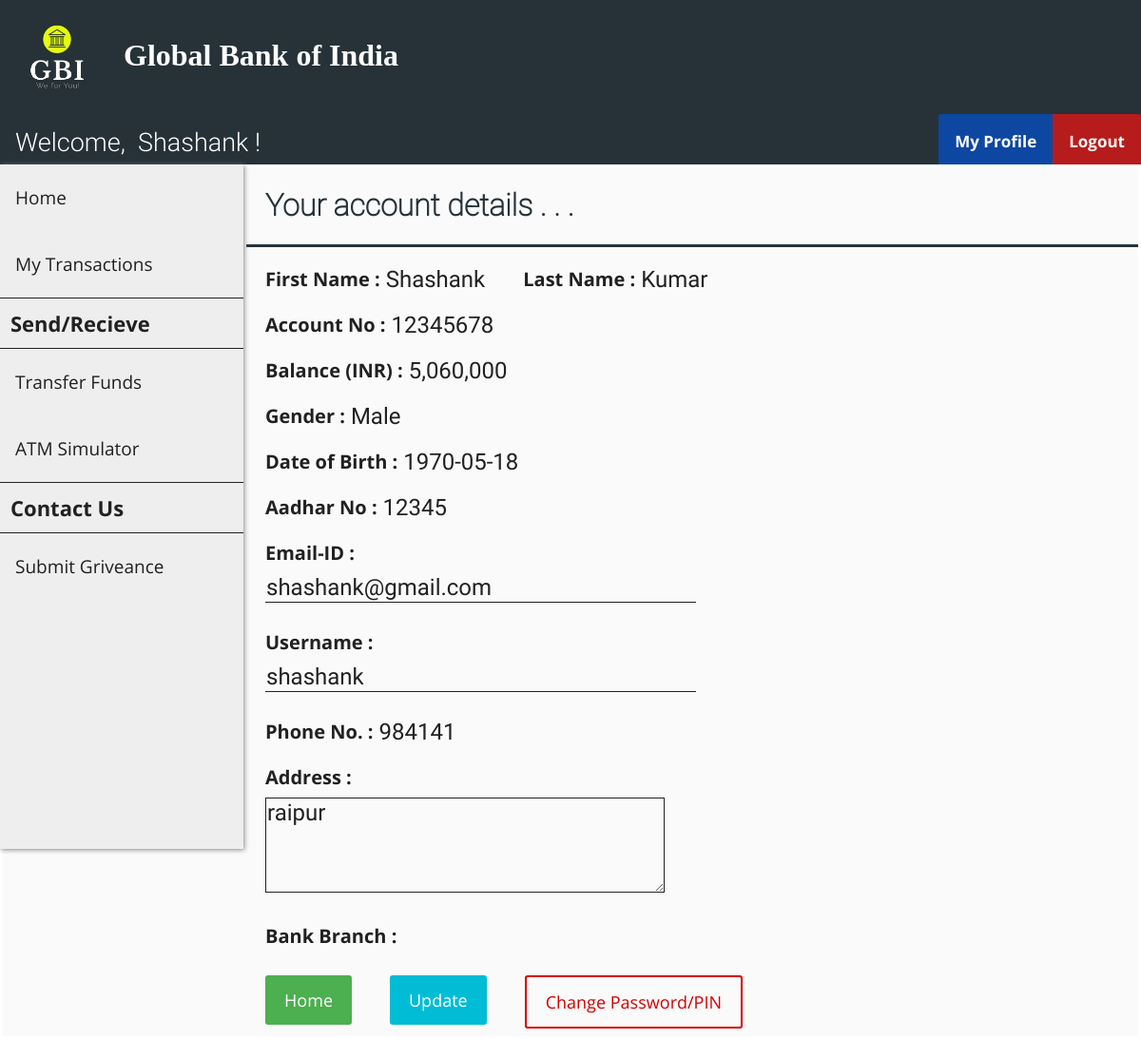
The app's page /net-banking/customer_profile.php (signed in) with its own data.
### tables this page shows
CREATE TABLE `customer` (
  `cust_id` int(11) NOT NULL,
  `first_name` varchar(30) DEFAULT NULL,
  `last_name` varchar(30) DEFAULT NULL,
  `gender` varchar(10) DEFAULT NULL,
  `dob` date DEFAULT NULL,
  `aadhar_no` int(11) DEFAULT NULL,
  `email` varchar(30) DEFAULT NULL,
  `phone_no` varchar(20) DEFAULT NULL,
  `address` varchar(255) DEFAULT NULL,
  `branch` varchar(30) DEFAULT NULL,
  `account_no` int(11) DEFAULT NULL,
  `pin` int(4) DEFAULT NULL,
  `uname` varchar(30) DEFAULT NULL,
  `pwd` varchar(30) DEFAULT NULL
);

CREATE TABLE `passbook1` (
  `trans_id` int(11) NOT NULL,
  `trans_date` datetime DEFAULT NULL,
  `remarks` varchar(255) DEFAULT NULL,
  `debit` int(11) DEFAULT NULL,
  `credit` int(11) DEFAULT NULL,
  `balance` int(11) DEFAULT NULL
);

### net-banking/customer_profile.php (the view, shortened to what this page needs)
<?php
    include "connect.php";
    include "header.php";
    include "customer_navbar.php";
    include "customer_sidebar.php";
    $id = $_SESSION['loggedIn_cust_id'];
    $sql0 = "SELECT * FROM customer WHERE cust_id=".$id;
    $sql1 = "SELECT * FROM passbook".$id." WHERE trans_id=(
                    SELECT MAX(trans_id) FROM passbook".$id.")";
    $result0 = $conn->query($sql0);
    $result1 = $conn->query($sql1);
    if ($result0->num_rows > 0) {
        while($row = $result0->fetch_assoc()) {
            $fname = $row["first_name"];
            $lname = $row["last_name"];
            $gender = $row["gender"];
            $dob = $row["dob"];
            $aadhar = $row["aadhar_no"];
            $email = $row["email"];
            $phno = $row["phone_no"];
            $address = $row["address"];
            $acno = $row["account_no"];
            $cus_uname = $row["uname"];
        }
    }
    if ($result1->num_rows > 0) {
        while($row = $result1->fetch_assoc()) {
            $balance = $row["balance"];
        }
    }
?>
<!DOCTYPE html>
<html>
<head>
    <link rel="stylesheet" href="customer_add_style.css">
</head>
<body>
    <form class="add_customer_form" action="customer_profile_action.php" method="post">
        <div class="flex-container-form_header">
            <h1 id="form_header">Your account details . . .</h1>
        </div>
        <div class="flex-container">
            <div class=container>
                <label>First Name : <label id="info_label"><?php echo $fname ?></label></label>
            </div>
            <div class=container>
                <label>Last Name : <label id="info_label"><?php echo $lname ?></label></label>
            </div>
        </div>
        <div class="flex-container">
            <div class=container>
                <label>Account No : <label id="info_label"><?php echo $acno ?></label></label>
            </div>
        </div>
        <div class="flex-container">
            <div class=container>
                <label>Balance (INR) : <label id="info_label"><?php echo number_format($balance) ?></label></label>
            </div>
        </div>
        <div class="flex-container">
            <div class=container>
                <label>Gender :
                    <label id="info_label">
                    <?php
                        if ($gender == "male") {echo "Male";}
                        elseif ($gender == "female") {echo "Female";}
                        else {echo "Others";}
                    ?>
            </div>
        </div>
        <div class="flex-container">
            <div class=container>
                <label>Date of Birth : <label id="info_label"><?php echo $dob ?></label></label>
            </div>
        </div>
        <div class="flex-container">
            <div class=container>
                <label>Aadhar No : <label id="info_label"><?php echo $aadhar ?></label></label>
            </div>
        </div>
        <div class="flex-container">
            <div class=container>
                <label>Email-ID :</label><br>
                <input name="email" size="30" type="text" value="<?php echo $email ?>" required />
            </div>
            <div class=container>
                <label>Username :</label><br>
                <input name="cus_uname" size="30" type="text" value="<?php echo $cus_uname ?>" required />
            </div>
        </div>
        <div class="flex-container">
            <div  class=container>
                <label>Phone No. : <label id="info_label"><?php echo $phno ?></label></label>
            </div>
        </div>
        <div class="flex-container">
            <div class=container>
                <label>Address :</label><br>
                <textarea name="address" required /><?php echo $address ?></textarea>
            </div>
        </div>
        <div class="flex-container">
            <div class=container>
                <label>Bank Branch :
                </label>
            </div>
        </div>
        <div class="flex-container">
            <div class="container">
                <a href="/customer_home.php" class="button">Home</a>
            </div>
            <div class="container">
                <button type="submit">Update</button>
            </div>
            <div class="container">
                <a href="/pass_change.php" class="password-button">Change Password/PIN</a>
            </div>
        </div>
    </form>
</body>
</html>

### net-banking/customer_navbar.php (shortened to what this page needs)
<?php
    include "connect.php";
    if (isset($_SESSION['loggedIn_cust_id'])) {
        $sql0 = "SELECT * FROM customer WHERE cust_id=".$_SESSION['loggedIn_cust_id'];
        $result = $conn->query($sql0);
        $row = $result->fetch_assoc();
    }
?>
<!DOCTYPE html>
<html>
<head>
    <link rel="stylesheet" href="user_navbar_style.css">
</head>
<body>
    <div class="nav-wrapper">
        <div class="topnav" id="theTopNav">
            <a id="user">Welcome, &nbsp<?php echo $row["first_name"]; ?> !</a>
            <a id="logout" href="./logout_action.php" onclick="return confirm('Are you sure?')">Logout</a>
            <a id="profile" href="./customer_profile.php">My Profile</a>
        </div>
    </div>
</body>
</html>

### net-banking/header_style.css (style rules this page uses)
body { margin: 0; padding: 0; background-color: #FAFAFA; }

### net-banking/user_navbar_style.css (style rules this page uses)
.nav-wrapper { height: 53px; background: #333; }
.nav-wrapper .topnav { background-color: #263238; overflow: hidden; height: 53px; }
.topnav a[id="user"] { float: left; display: block; color: white; text-align: center; padding: 14px 16px; text-decoration: none; font-size: 27px; font-family: Roboto-Light; }
.topnav a[id="profile"] { float: right; display: block; color: white; text-align: center; padding: 17px 17px; text-decoration: none; font-size: 17px; font-family: OpenSans-Bold; background-color: #0D47A1; border-top-left-radius: 3px; }
.topnav a[id="logout"] { float: right; display: block; color: white; text-align: center; padding: 17px 17px; text-decoration: none; font-size: 17px; font-family: OpenSans-Bold; background-color: #b71c1c; border-top-right-radius: 3px; }

### net-banking/customer_add_style.css (style rules this page uses)
.flex-container { display: -webkit-flex; display: flex; margin-left: 256px; width: auto; height: auto; -webkit-flex-wrap: wrap; flex-wrap: wrap; background-color: #FAFAFA; }
.flex-container-form_header { display: -webkit-flex; display: flex; margin-left: 256px; width: auto; height: auto; background-color: #FAFAFA; border-bottom: 3px solid #263238; }
h1[id="form_header"] { margin-left: 20px; font-family: Roboto-Thin; color: #263238; }
form { border: 3px solid white; width: inherit; margin-left: 0px; }
label { display: block; float: left; color: #212121; font-family: OpenSans-Bold; font-size: 20px; }
label[id="info_label"] { display: block; float: right; margin-left: 6px; font-family: Roboto-Regular; color: #212121; font-size: 24px; }
input[type=text], input[type=password] { font-family: Roboto-Regular; color: #212121; font-size: 24px; width: auto; margin: 8px 0; padding: 1px 1px; border: 0; border-bottom: 1px solid #212121; box-sizing: border-box; background-color: transparent; }
.container { margin-top: 20px; margin-left: 20px; margin-right: 20px; float: left; display: inline-block; }
textarea { font-family: Roboto-Regular; color: #212121; font-size: 24px; height: 100px; width:35vw; max-width: 720px; min-width: 240px; margin: 8px 0; padding: 1px 1px; border: 0; border: 1px solid #212121; box-sizing: border-box; background-color: transparent; }
button { font-family: OpenSans-Regular; font-size: 18px; background-color: #00BCD4; color: white; padding: 14px 20px; margin: 8px 0; border: none; cursor: pointer; width: 100%; border-radius: 3px; }
.button { background-color: #4CAF50; border: none; color: white; font-family: OpenSans-Regular; font-size: 18px; padding: 14px 20px; margin: 8px 0; text-align: center; text-decoration: none; display: inline-block; border-radius: 3px; cursor: pointer; }
.password-button { background-color: transparent; color: #d50000; font-family: OpenSans-Regular; font-size: 18px; padding: 14px 20px; margin: 8px 0; text-align: center; text-decoration: none; display: inline-block; border-radius: 3px; border: 2px solid #d50000; cursor: pointer; }

### records on screen
customer: first_name "Shashank", last_name "Kumar", account_no "12345678", dob "1970-05-18", aadhar_no "12345", email "shashank@gmail.com", cus_uname "shashank", phone_no "984141", address "raipur"
passbook1: balance "5,060,000"
